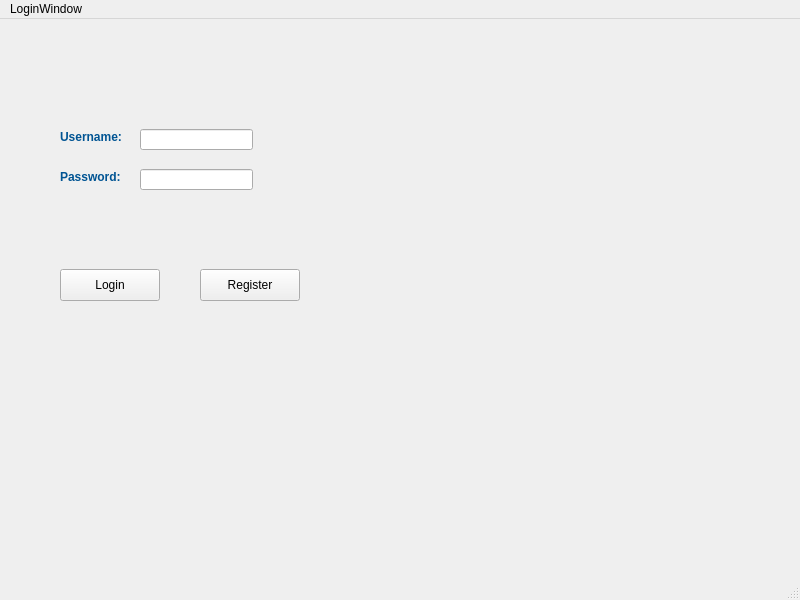
<?xml version="1.0" encoding="UTF-8"?>
<ui version="4.0">
 <class>LoginWindow</class>
 <widget class="QMainWindow" name="LoginWindow">
  <property name="geometry">
   <rect>
    <x>0</x>
    <y>0</y>
    <width>800</width>
    <height>600</height>
   </rect>
  </property>
  <property name="windowTitle">
   <string>LoginWindow</string>
  </property>
  <widget class="QWidget" name="centralwidget">
   <widget class="QPushButton" name="PushButton_login">
    <property name="geometry">
     <rect>
      <x>60</x>
      <y>250</y>
      <width>100</width>
      <height>32</height>
     </rect>
    </property>
    <property name="text">
     <string>Login</string>
    </property>
   </widget>
   <widget class="QPushButton" name="PushButton_Register">
    <property name="geometry">
     <rect>
      <x>200</x>
      <y>250</y>
      <width>100</width>
      <height>32</height>
     </rect>
    </property>
    <property name="text">
     <string>Register</string>
    </property>
   </widget>
   <widget class="QLabel" name="username">
    <property name="geometry">
     <rect>
      <x>60</x>
      <y>110</y>
      <width>81</width>
      <height>16</height>
     </rect>
    </property>
    <property name="text">
     <string>&lt;html&gt;&lt;head/&gt;&lt;body&gt;&lt;p&gt;&lt;span style=&quot; font-weight:700; color:#005493;&quot;&gt;Username: &lt;/span&gt;&lt;/p&gt;&lt;/body&gt;&lt;/html&gt;</string>
    </property>
   </widget>
   <widget class="QLabel" name="password">
    <property name="geometry">
     <rect>
      <x>60</x>
      <y>150</y>
      <width>81</width>
      <height>16</height>
     </rect>
    </property>
    <property name="text">
     <string>&lt;html&gt;&lt;head/&gt;&lt;body&gt;&lt;p&gt;&lt;span style=&quot; font-weight:700; color:#005493;&quot;&gt;Password: &lt;/span&gt;&lt;/p&gt;&lt;/body&gt;&lt;/html&gt;</string>
    </property>
   </widget>
   <widget class="QLineEdit" name="lineEdit_Username">
    <property name="geometry">
     <rect>
      <x>140</x>
      <y>110</y>
      <width>113</width>
      <height>21</height>
     </rect>
    </property>
   </widget>
   <widget class="QLineEdit" name="lineEdit_password">
    <property name="geometry">
     <rect>
      <x>140</x>
      <y>150</y>
      <width>113</width>
      <height>21</height>
     </rect>
    </property>
    <property name="echoMode">
     <enum>QLineEdit::Password</enum>
    </property>
   </widget>
  </widget>
  <widget class="QMenuBar" name="menubar">
   <property name="geometry">
    <rect>
     <x>0</x>
     <y>0</y>
     <width>800</width>
     <height>24</height>
    </rect>
   </property>
   <widget class="QMenu" name="menuLoginWindow">
    <property name="title">
     <string>LoginWindow</string>
    </property>
    <addaction name="separator"/>
   </widget>
   <addaction name="menuLoginWindow"/>
  </widget>
  <widget class="QStatusBar" name="statusbar"/>
 </widget>
 <resources/>
 <connections/>
</ui>
